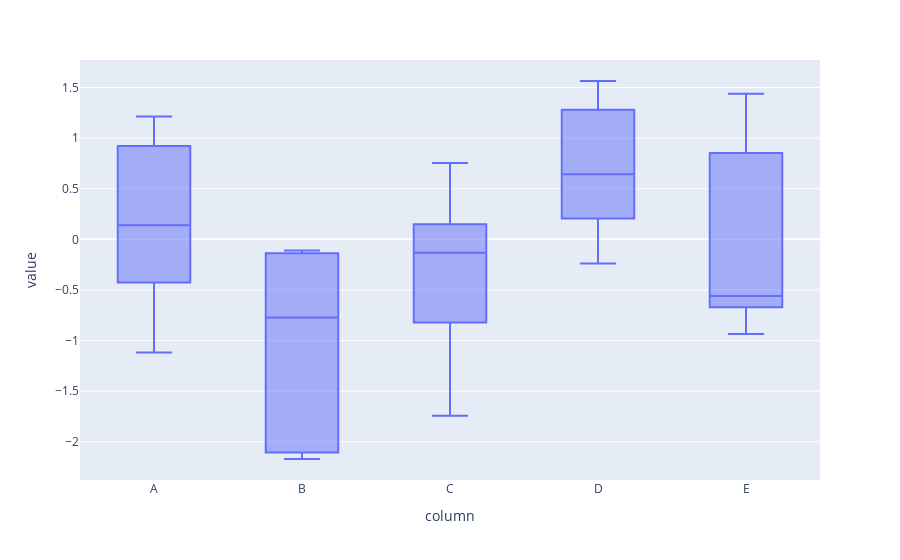

The notebook cell saved with this chart:
### Code cell
fig = px.box(data_frame=data_melt, x="column", y="value")
fig

### Figure 1 — Plotly figure (JSON) as saved in the notebook; plotly's stock layout.template omitted (floating-point values rounded to 4 significant figures)
{"data": [{"alignmentgroup": "True", "hovertemplate": "column=%{x}<br>value=%{y}<extra></extra>", "legendgroup": "", "marker": {"color": "#636efa"}, "name": "", "notched": false, "offsetgroup": "", "orientation": "v", "showlegend": false, "type": "box", "x": ["A", "A", "A", "A", "A", "B", "B", "B", "B", "B", "C", "C", "C", "C", "C", "D", "D", "D", "D", "D", "E", "E", "E", "E", "E"], "x0": " ", "xaxis": "x", "y": [-1.117, 0.8261, -0.1946, 1.213, 0.1385, -2.17, -0.1468, -2.085, -0.771, -0.1101, -0.5128, -0.05437, -1.743, 0.7555, -0.1322, 0.3553, 1.184, 0.6431, 1.564, -0.2385, -0.9337, 0.657, 1.437, -0.5822, -0.5593], "y0": " ", "yaxis": "y"}], "layout": {"boxmode": "group", "legend": {"tracegroupgap": 0}, "margin": {"t": 60}, "xaxis": {"anchor": "y", "domain": [0, 1], "title": {"text": "column"}}, "yaxis": {"anchor": "x", "domain": [0, 1], "title": {"text": "value"}}}}
